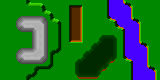

This game map was drawn from its Tiled (.tmx) file and the tilesets committed beside it. A one-line description and the trimmed map source follow:
An orthogonal 20x10 tile map with 8x8 px tiles, 3 tile layers (Tile Layer 1, Tile Layer 2, Tile Layer 3).

<map version="1.0" orientation="orthogonal" renderorder="left-up" width="20" height="10" tilewidth="8" tileheight="8" nextobjectid="1">
 <tileset firstgid="1" source="CustomTiles.tsx" />
 <layer name="Tile Layer 1" width="20" height="10">
  <data>[200 cells, 200 non-empty, 1 distinct tile ids]</data>
 </layer>
 <layer name="Tile Layer 2" width="20" height="10">
  <data>[200 cells, 103 non-empty, 34 distinct tile ids]</data>
 </layer>
 <layer name="Tile Layer 3" width="20" height="10">
  <data>[200 cells, 20 non-empty, 10 distinct tile ids]</data>
 </layer>
</map>